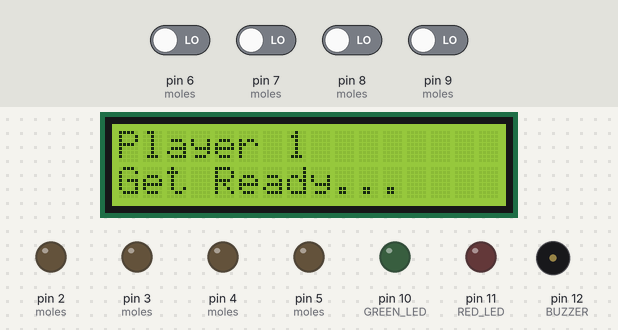
Bench run of a sketch on a simulated Arduino Uno, built with avr-gcc and run on an emulated ATmega328P. On the bench: 16×2 character LCD, output pins drawn as LEDs (lit = HIGH), buzzer (waves = sounding). The inputs (shaded band) are chosen by the test bench; at power-on: pin 6 (moles), pin 7 (moles), pin 8 (moles), pin 9 (moles) LOW. Random numbers use the default seed unless the sketch sets one.

Above: at 2.7 s.
2.8 s: pin 6 (moles) driven HIGH
At 4.8 s:
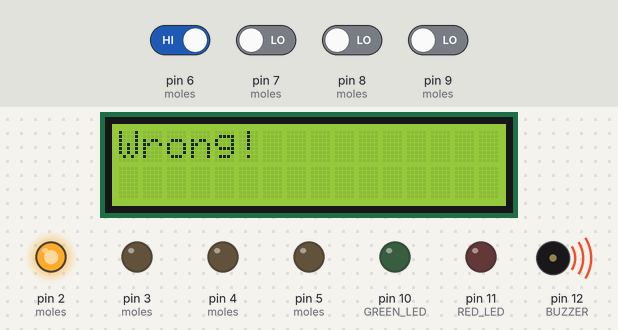
At 5.6 s:
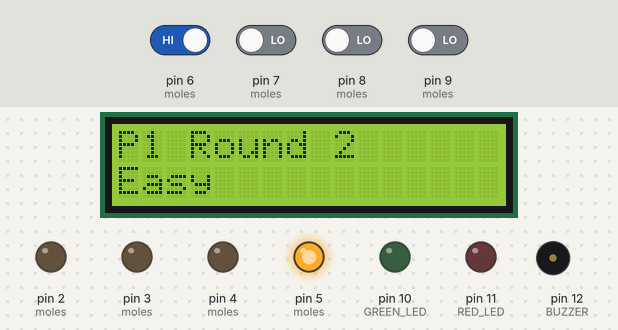
5.8 s: pin 7 (moles) driven HIGH
8.8 s: pin 8 (moles) driven HIGH
At 25.8 s:
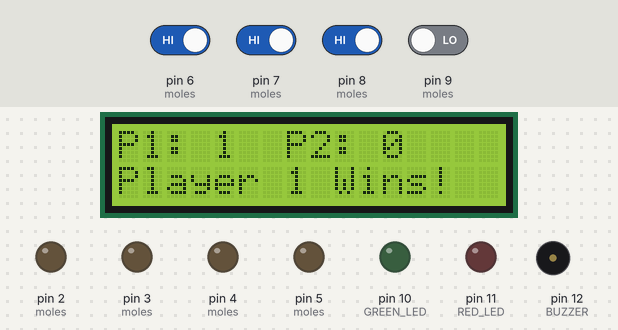
Timing chart, 0 to 27.3 s (numbered marks = the images above; inputs shaded):
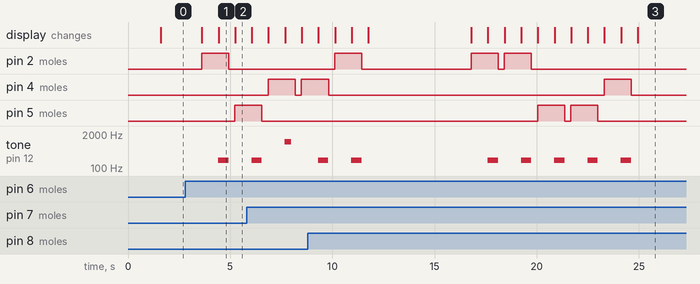

Measured:
- after the input at 2.8 s, pin 5 (moles): LOW → HIGH after 2.4 s; tone on pin 12 (BUZZER): silent → 200 Hz after 1.6 s, → silent 0.50 s later
- what the display in image 1 shows lasts 0.8 s, from 4.4 s to 5.2 s

The sketch:

whackamole.ino
```cpp
#include <Wire.h>
#include <LiquidCrystal_I2C.h>

LiquidCrystal_I2C lcd(0x27, 16, 2);  // I2C address, 16 chars, 2 lines

#define GREEN_LED   10
#define RED_LED     11
#define BUZZER      12

// Struct for LED and button pairing
struct Mole {
  int led;
  int button;
};

Mole moles[4] = {
  {2, 9},  // WHITE
  {3, 8},  // BLUE
  {4, 7},  // ORANGE
  {5, 6}   // YELLOW
};

int p1Score = 0;
int p2Score = 0;
int highScore = 0;

void setupHardware() {
  for (int i = 0; i < 4; i++) {
    pinMode(moles[i].led, OUTPUT);
    pinMode(moles[i].button, INPUT);
  }
  pinMode(GREEN_LED, OUTPUT);
  pinMode(RED_LED, OUTPUT);
  pinMode(BUZZER, OUTPUT);
}

void lcdInitDisplay() {
  lcd.init();
  lcd.backlight();
  lcd.setCursor(0, 0);
  lcd.print("Reaction Game!");
  delay(1500);
}

// Function to update score via pointer (pointer concept + & operator)
void updateScore(int* score) {
  (*score)++;
}

void showResultOnLCD(const char* line1, const char* line2) {
  lcd.clear();
  lcd.setCursor(0, 0);
  lcd.print(line1);
  lcd.setCursor(0, 1);
  lcd.print(line2);
}

int playGame(int player) {
  int score = 0;
  char buf[16];

  lcd.clear();
  lcd.setCursor(0, 0);
  lcd.print("Player ");
  lcd.print(player);
  lcd.setCursor(0, 1);
  lcd.print("Get Ready...");
  delay(2000);

  for (int round = 0; round < 5; round++) {
    bool hardMode = (round >= 3);
    unsigned long timeLimit = hardMode ? 1500 : 3000;

    int idx = random(0, 4);
    Mole mole = moles[idx];

    digitalWrite(mole.led, HIGH);

    lcd.clear();
    sprintf(buf, "P%d Round %d", player, round + 1);
    lcd.setCursor(0, 0);
    lcd.print(buf);
    lcd.setCursor(0, 1);
    lcd.print(hardMode ? "Hard" : "Easy");
    delay(800);

    bool answered = false;
    unsigned long startTime = millis();

    while (millis() - startTime < timeLimit) {
      for (int j = 0; j < 4; j++) {
        if (digitalRead(moles[j].button) == HIGH) {
          answered = true;
          lcd.clear();
          lcd.setCursor(0, 0);
          if (j == idx) {
            updateScore(&score);  // Using pointer to update score
            digitalWrite(GREEN_LED, HIGH);
            tone(BUZZER, 1000, 300);
            lcd.print("Correct!");
            digitalWrite(GREEN_LED, LOW);
          } else {
            digitalWrite(RED_LED, HIGH);
            tone(BUZZER, 200, 500);
            lcd.print("Wrong!");
            digitalWrite(RED_LED, LOW);
          }
          delay(500);
          break;
        }
      }
      if (answered) break;
    }

    if (!answered) {
      digitalWrite(RED_LED, HIGH);
      tone(BUZZER, 200, 500);
      showResultOnLCD("Too Slow!", "");
      digitalWrite(RED_LED, LOW);
      delay(500);
    }

    digitalWrite(mole.led, LOW);
    delay(300);
  }

  return score;
}

void loop() {
  p1Score = playGame(1);
  showResultOnLCD("Player 2", "Get Ready...");
  delay(3000);

  p2Score = playGame(2);

  char buf[16];
  lcd.clear();
  sprintf(buf, "P1:%2d  P2:%2d", p1Score, p2Score);
  lcd.setCursor(0, 0);
  lcd.print(buf);

  lcd.setCursor(0, 1);
  if (p1Score > p2Score) lcd.print("Player 1 Wins!");
  else if (p2Score > p1Score) lcd.print("Player 2 Wins!");
  else lcd.print("It's a Tie!");
  delay(4000);

  highScore = max(p1Score, max(p2Score, highScore));
  sprintf(buf, "High Score: %d", highScore);
  showResultOnLCD("High Score:", buf);
  delay(3000);

  for (int i = 0; i < 3; i++) {
    for (int j = 0; j < 4; j++) digitalWrite(moles[j].led, HIGH);
    delay(200);
    for (int j = 0; j < 4; j++) digitalWrite(moles[j].led, LOW);
    delay(200);
  }
  delay(1000);
}

void setup() {
  setupHardware();
  lcdInitDisplay();
  randomSeed(analogRead(0));  // equivalent to srand(time(NULL));
}
```
